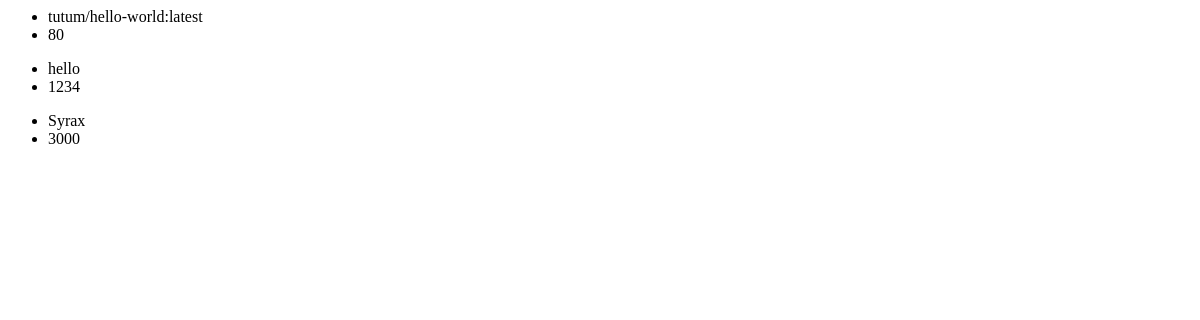
Before: /id with the older database file.
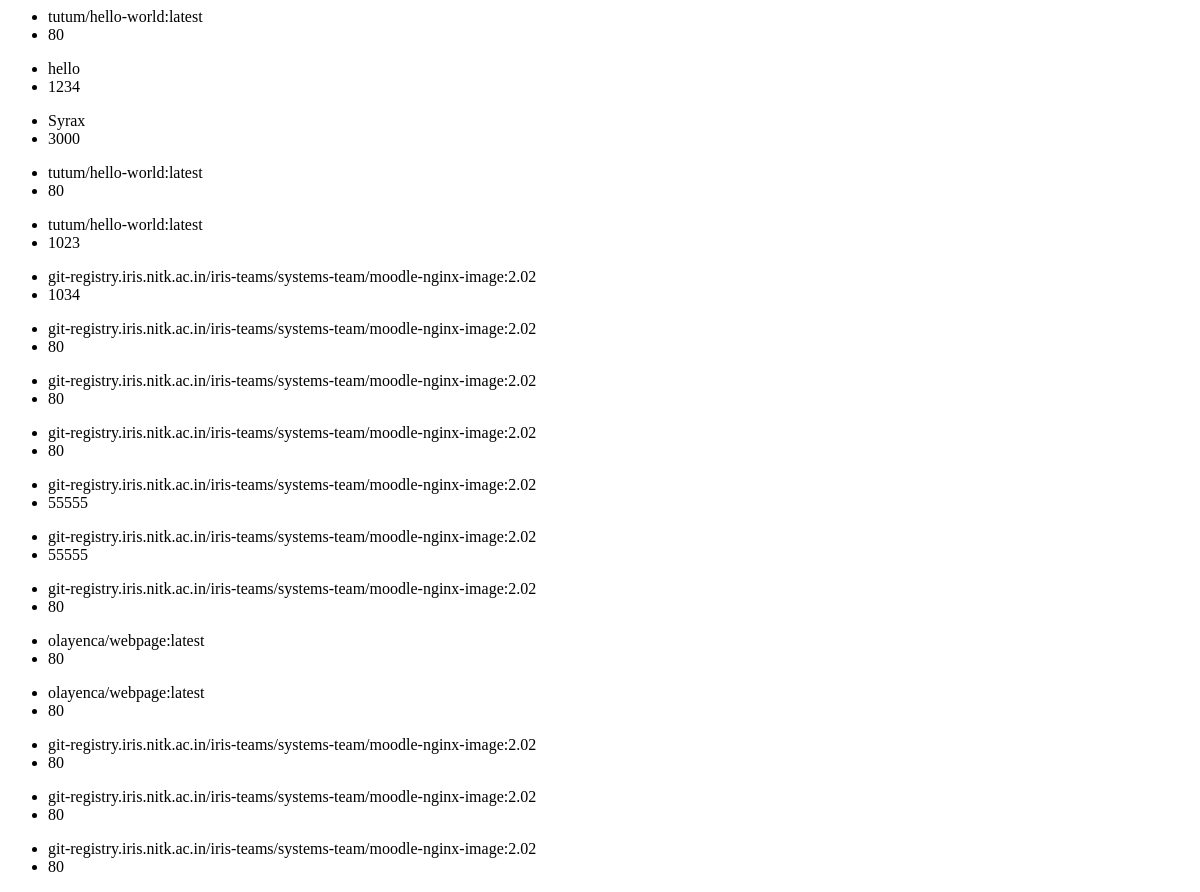
After: the same page with the newer database file.
### app/models.py (models this page shows, shortened)
class Info(models.Model):
    imagename = models.CharField('imagename', max_length=1000)
    portno = models.IntegerField('portno')

### app/views.py (the view, shortened to what this page needs)
# urls.py: path("id",views.id,name='id'),
def id(request):
    info = Info.objects.all()
    return render(request,'index2.html',{'info':info})

### templates/index2.html
{%for info in info%}
<ul>
    <li>
     {{info.imagename}}
    </li>
    <li>
     {{info.portno}}
    </li>
</ul>
{% endfor %}

Changed rows visible on the page:
added Info: imagename "tutum/hello-world:latest", portno "80"
added Info: imagename "tutum/hello-world:latest", portno "1023"
added Info: imagename "git-registry.iris.nitk.ac.in/iris-teams/systems-team/moodle-nginx-image:2.02", portno "1034"
added Info: imagename "git-registry.iris.nitk.ac.in/iris-teams/systems-team/moodle-nginx-image:2.02", portno "80"
added Info: imagename "git-registry.iris.nitk.ac.in/iris-teams/systems-team/moodle-nginx-image:2.02", portno "80"
added Info: imagename "git-registry.iris.nitk.ac.in/iris-teams/systems-team/moodle-nginx-image:2.02", portno "80"
added Info: imagename "git-registry.iris.nitk.ac.in/iris-teams/systems-team/moodle-nginx-image:2.02", portno "55555"
added Info: imagename "git-registry.iris.nitk.ac.in/iris-teams/systems-team/moodle-nginx-image:2.02", portno "55555"
added Info: imagename "git-registry.iris.nitk.ac.in/iris-teams/systems-team/moodle-nginx-image:2.02", portno "80"
added Info: imagename "olayenca/webpage:latest", portno "80"
added Info: imagename "olayenca/webpage:latest", portno "80"
added Info: imagename "git-registry.iris.nitk.ac.in/iris-teams/systems-team/moodle-nginx-image:2.02", portno "80"
added Info: imagename "git-registry.iris.nitk.ac.in/iris-teams/systems-team/moodle-nginx-image:2.02", portno "80"
added Info: imagename "git-registry.iris.nitk.ac.in/iris-teams/systems-team/moodle-nginx-image:2.02", portno "80"
